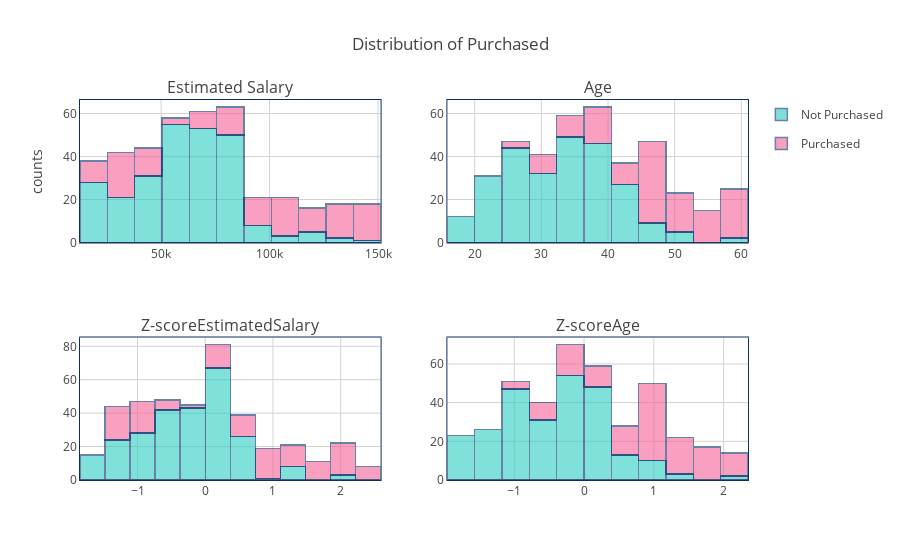

Notebook source saved alongside this figure:
### Markdown cell above
Z-scores of Age and Estimated salary is less than 3, indicating that there are no outlier, further checks can be done with a transform and cheking Z-score again

### Code cell
templatep="none"

fig = make_subplots(rows=2, cols=2, 
                    subplot_titles=('Estimated Salary', 'Age', 'Z-scoreEstimatedSalary', 'Z-scoreAge'))
TraceAge=go.Histogram(x=df['Age'], name='Age')
TraceEstimatedSalaryP0=go.Histogram(x=df[maskM]['EstimatedSalary'], name='Not Purchased', marker={'color':'#2BCDC1'},
                                    opacity=0.7, legendgroup="group",
                                   xbins=dict(size=(np.max(df[maskM]['EstimatedSalary'])-
                                                      np.min(df[maskM]['EstimatedSalary']))/10), showlegend=False)
TraceEstimatedSalaryP1=go.Histogram(x=df[maskF]['EstimatedSalary'],
                                   marker={'color':'#F66095'}, opacity=0.7,name='Purchased', legendgroup="group2", showlegend=False,
                                   xbins=dict(size=(np.max(df[maskM]['EstimatedSalary'])-
                                                      np.min(df[maskM]['EstimatedSalary']))/10))

TraceZEstimatedSalaryP0=go.Histogram(x=df[maskM]['ZscoreEstimatedSalary'], name='Not Purchased', marker={'color':'#2BCDC1'},
                                    opacity=0.7, legendgroup="group", showlegend=False,
                                     xbins=dict(size=(np.max(df[maskM]['ZscoreEstimatedSalary'])-
                                                      np.min(df[maskM]['ZscoreEstimatedSalary']))/10)
                                   )
TraceZEstimatedSalaryP1=go.Histogram(x=df[maskF]['ZscoreEstimatedSalary'], name='Purchased',legendgroup="group2",showlegend=False,
                                   marker={'color':'#F66095'}, opacity=0.7
                                   )





TraceAgeP0=go.Histogram(x=df[maskM]['Age'], name='Not Purchased', marker={'color':'#2BCDC1'}, opacity=0.7, legendgroup="group",
                       showlegend=False,
                        xbins=dict(size=(np.max(df[maskM]['Age'])-np.min(df[maskM]['Age']))/10))
TraceAgeP1=go.Histogram(x=df[maskF]['Age'], name='Purchased',legendgroup="group2",showlegend=False,
                       marker={'color':'#F66095'}, opacity=0.7,
                       xbins=dict(size=(np.max(df[maskM]['Age'])-np.min(df[maskM]['Age']))/10))

TraceZAgeP0=go.Histogram(x=df[maskM]['ZscoreAge'], name='Not Purchased', marker={'color':'#2BCDC1'}, opacity=0.7, legendgroup="group",
                       showlegend=True,
                        xbins=dict(size=(np.max(df[maskM]['ZscoreAge'])-
                                                      np.min(df[maskM]['ZscoreAge']))/10))
TraceZAgeP1=go.Histogram(x=df[maskF]['ZscoreAge'], name='Purchased',legendgroup="group2",showlegend=True,
                       marker={'color':'#F66095'}, opacity=0.7,
                       xbins=dict(size=(np.max(df[maskM]['ZscoreAge'])-np.min(df[maskM]['ZscoreAge']))/10))
fig.append_trace(TraceEstimatedSalaryP0, 1, 1)
fig.append_trace(TraceEstimatedSalaryP1, 1,1)
fig.append_trace(TraceZEstimatedSalaryP0, 2, 1)
fig.append_trace(TraceZEstimatedSalaryP1, 2,1)
fig.append_trace(TraceAgeP0, 1, 2)
fig.append_trace(TraceAgeP1, 1,2)

fig.append_trace(TraceZAgeP0, 2,2)
fig.append_trace(TraceZAgeP1, 2,2)
fig.update_traces(marker_line_color='rgb(8,48,107)',
                  marker_line_width=1.5, opacity=0.6)
fig.update_layout(barmode='stack', yaxis_title='counts', title_text='Distribution of Purchased', showlegend=True, template=templatep
                                   )
fig.update_xaxes(showline=True, linewidth=1, linecolor='rgb(8,48,107)', mirror=True, showgrid=True, gridwidth=1, gridcolor='Lightgrey')
fig.update_yaxes(showline=True, linewidth=1, linecolor='rgb(8,48,107)', mirror=True,showgrid=True, gridwidth=1, gridcolor='Lightgrey')

fig.show()

### Figure 1 — Plotly figure (JSON) as saved in the notebook; plotly's stock layout.template omitted (floating-point values rounded to 4 significant figures; data arrays with more than 128 entries replaced by an {"elided": "..."} marker saying what was removed)
{"data": [{"legendgroup": "group", "marker": {"color": "#2BCDC1", "line": {"color": "rgb(8,48,107)", "width": 1.5}}, "name": "Not Purchased", "opacity": 0.6, "showlegend": false, "type": "histogram", "x": {"elided": "257 int values"}, "xaxis": "x", "xbins": {"size": 12600}, "yaxis": "y"}, {"legendgroup": "group2", "marker": {"color": "#F66095", "line": {"color": "rgb(8,48,107)", "width": 1.5}}, "name": "Purchased", "opacity": 0.6, "showlegend": false, "type": "histogram", "x": {"elided": "143 int values"}, "xaxis": "x", "xbins": {"size": 12600}, "yaxis": "y"}, {"legendgroup": "group", "marker": {"color": "#2BCDC1", "line": {"color": "rgb(8,48,107)", "width": 1.5}}, "name": "Not Purchased", "opacity": 0.6, "showlegend": false, "type": "histogram", "x": {"elided": "257 float values"}, "xaxis": "x3", "xbins": {"size": 0.37}, "yaxis": "y3"}, {"legendgroup": "group2", "marker": {"color": "#F66095", "line": {"color": "rgb(8,48,107)", "width": 1.5}}, "name": "Purchased", "opacity": 0.6, "showlegend": false, "type": "histogram", "x": {"elided": "143 float values"}, "xaxis": "x3", "yaxis": "y3"}, {"legendgroup": "group", "marker": {"color": "#2BCDC1", "line": {"color": "rgb(8,48,107)", "width": 1.5}}, "name": "Not Purchased", "opacity": 0.6, "showlegend": false, "type": "histogram", "x": {"elided": "257 int values"}, "xaxis": "x2", "xbins": {"size": 4.1}, "yaxis": "y2"}, {"legendgroup": "group2", "marker": {"color": "#F66095", "line": {"color": "rgb(8,48,107)", "width": 1.5}}, "name": "Purchased", "opacity": 0.6, "showlegend": false, "type": "histogram", "x": {"elided": "143 int values"}, "xaxis": "x2", "xbins": {"size": 4.1}, "yaxis": "y2"}, {"legendgroup": "group", "marker": {"color": "#2BCDC1", "line": {"color": "rgb(8,48,107)", "width": 1.5}}, "name": "Not Purchased", "opacity": 0.6, "showlegend": true, "type": "histogram", "x": {"elided": "257 float values"}, "xaxis": "x4", "xbins": {"size": 0.3916}, "yaxis": "y4"}, {"legendgroup": "group2", "marker": {"color": "#F66095", "line": {"color": "rgb(8,48,107)", "width": 1.5}}, "name": "Purchased", "opacity": 0.6, "showlegend": true, "type": "histogram", "x": {"elided": "143 float values"}, "xaxis": "x4", "xbins": {"size": 0.3916}, "yaxis": "y4"}], "layout": {"annotations": [{"font": {"size": 16}, "showarrow": false, "text": "Estimated Salary", "x": 0.225, "xanchor": "center", "xref": "paper", "y": 1, "yanchor": "bottom", "yref": "paper"}, {"font": {"size": 16}, "showarrow": false, "text": "Age", "x": 0.775, "xanchor": "center", "xref": "paper", "y": 1, "yanchor": "bottom", "yref": "paper"}, {"font": {"size": 16}, "showarrow": false, "text": "Z-scoreEstimatedSalary", "x": 0.225, "xanchor": "center", "xref": "paper", "y": 0.375, "yanchor": "bottom", "yref": "paper"}, {"font": {"size": 16}, "showarrow": false, "text": "Z-scoreAge", "x": 0.775, "xanchor": "center", "xref": "paper", "y": 0.375, "yanchor": "bottom", "yref": "paper"}], "barmode": "stack", "showlegend": true, "title": {"text": "Distribution of Purchased"}, "xaxis": {"anchor": "y", "domain": [0, 0.45], "gridcolor": "Lightgrey", "gridwidth": 1, "linecolor": "rgb(8,48,107)", "linewidth": 1, "mirror": true, "showgrid": true, "showline": true}, "xaxis2": {"anchor": "y2", "domain": [0.55, 1], "gridcolor": "Lightgrey", "gridwidth": 1, "linecolor": "rgb(8,48,107)", "linewidth": 1, "mirror": true, "showgrid": true, "showline": true}, "xaxis3": {"anchor": "y3", "domain": [0, 0.45], "gridcolor": "Lightgrey", "gridwidth": 1, "linecolor": "rgb(8,48,107)", "linewidth": 1, "mirror": true, "showgrid": true, "showline": true}, "xaxis4": {"anchor": "y4", "domain": [0.55, 1], "gridcolor": "Lightgrey", "gridwidth": 1, "linecolor": "rgb(8,48,107)", "linewidth": 1, "mirror": true, "showgrid": true, "showline": true}, "yaxis": {"anchor": "x", "domain": [0.625, 1], "gridcolor": "Lightgrey", "gridwidth": 1, "linecolor": "rgb(8,48,107)", "linewidth": 1, "mirror": true, "showgrid": true, "showline": true, "title": {"text": "counts"}}, "yaxis2": {"anchor": "x2", "domain": [0.625, 1], "gridcolor": "Lightgrey", "gridwidth": 1, "linecolor": "rgb(8,48,107)", "linewidth": 1, "mirror": true, "showgrid": true, "showline": true}, "yaxis3": {"anchor": "x3", "domain": [0, 0.375], "gridcolor": "Lightgrey", "gridwidth": 1, "linecolor": "rgb(8,48,107)", "linewidth": 1, "mirror": true, "showgrid": true, "showline": true}, "yaxis4": {"anchor": "x4", "domain": [0, 0.375], "gridcolor": "Lightgrey", "gridwidth": 1, "linecolor": "rgb(8,48,107)", "linewidth": 1, "mirror": true, "showgrid": true, "showline": true}}}
